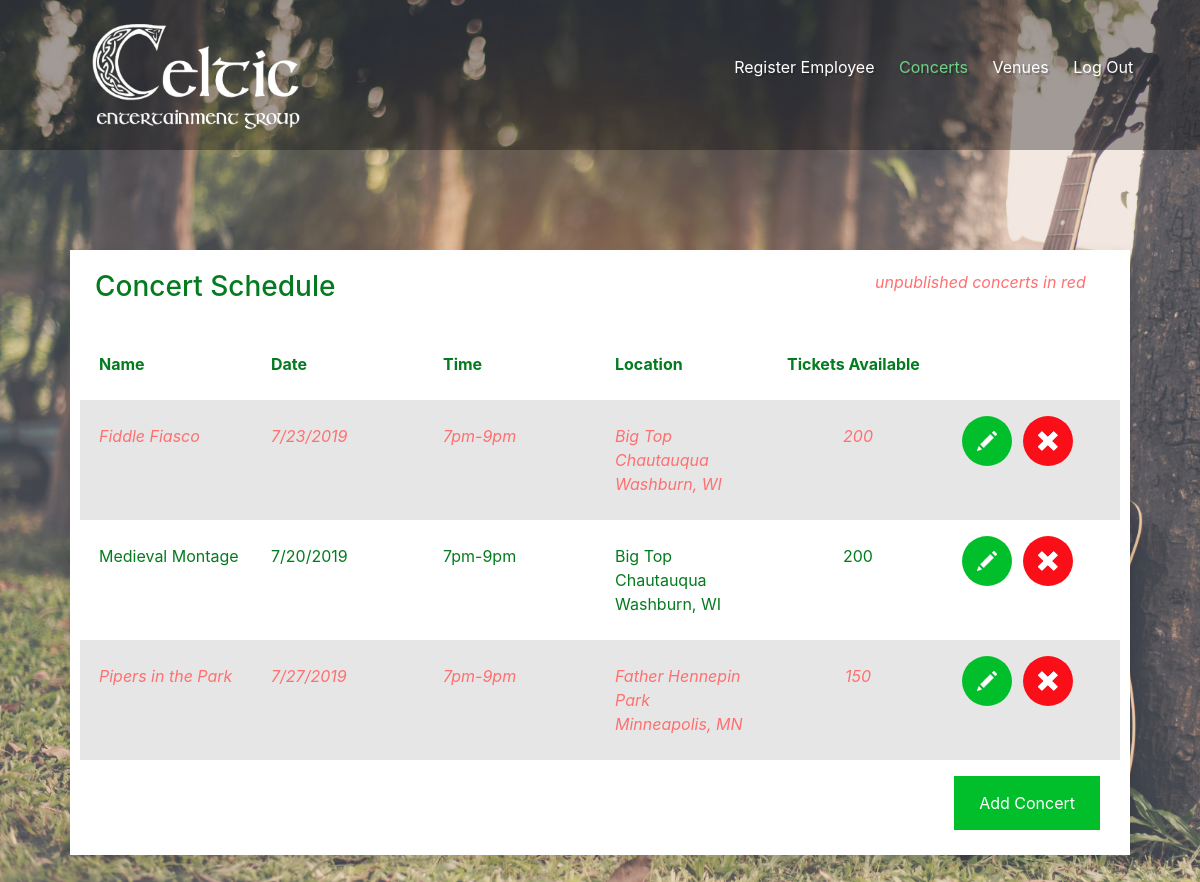
The app's page /concerts.php (signed in) with its own data.
### tables this page shows
CREATE TABLE `Concert` (
  `ConcertID` int(11) NOT NULL,
  `Concert_name` varchar(25) NOT NULL,
  `Description` varchar(150) NOT NULL,
  `Published` tinyint(1) NOT NULL
);

CREATE TABLE `Schedule` (
  `ScheduleID` int(11) NOT NULL,
  `ConcertID` int(11) NOT NULL,
  `VenueID` int(11) NOT NULL,
  `Date` date NOT NULL,
  `Time` varchar(25) NOT NULL
);

CREATE TABLE `Venue` (
  `VenueID` int(11) NOT NULL,
  `Venue_name` varchar(25) NOT NULL,
  `Address` varchar(50) NOT NULL,
  `City` varchar(25) NOT NULL,
  `State` varchar(5) NOT NULL,
  `Zip` int(11) NOT NULL,
  `Description` varchar(150) NOT NULL,
  `Max_attendees` int(11) NOT NULL
);

### functions.inc.php (called while the page is built)
<?php
function getCurrentPage() {
  return $_SERVER['SCRIPT_NAME'];
}
function isPage($page) {
  if (strpos(getCurrentPage(), $page) !== false) {
    return true;
  }
}
?>

### concerts.php (the view, shortened to what this page needs)
<html>
  <head>
    <link rel="stylesheet" href="css/bootstrap.min.css">
    <link rel="stylesheet" href="css/style.css">
  </head>
  <body>
    <?php include 'header.inc.php'; ?>
    <?php
    require_once('config.php');
    ?>
    <main>
      <div class="container">
        <div class="col-md-12">
          <div class="tile shadow CEG-table">
            <div class="row">
              <div class="col-md-9 mb-3">
                <h3 class="green">Concert Schedule</h3>
              </div>
              <div class="col-md-3 mb-3 unpublished">
                <?php if ($isAdmin || $isEmployee) { ?> unpublished concerts in red <?php } ?>
              </div>
            </div>
            <div class="row px-1">
              <div class="col-md-2 my-2 py-3 font-weight-bold green">Name</div>
              <div class="col-md-2 my-2 py-3 font-weight-bold green">Date</div>
              <div class="col-md-2 my-2 py-3 font-weight-bold green">Time</div>
              <div class="col-md-2 my-2 py-3 font-weight-bold green">Location</div>
              <div class="col-md-4 my-2 py-3 font-weight-bold green">Tickets Available</div>
            </div>
            <?php
            $query = "SELECT * FROM Concert";
            $concerts = mysqli_query($link, $query);
            $index = 0;
            if ($concerts) {
              while ($row = mysqli_fetch_array($concerts)) {
                 ?>
                <?php if (($row['Published']) || $isAdmin || $isEmployee) { ?>
                <div class="row px-1
                  <?php
                    if ($index%2 == 0) { echo "gray-background "; }
                    if (!$row['Published']) { echo "unpublished"; } else { echo "green"; } ?>">
                  <div class="col-md-2 my-2 py-3"><?php echo $row['Concert_name']; ?></div>
                  <?php
                    $concertID = $row['ConcertID'];
                    $query = "SELECT VenueID, Date, Time FROM Schedule WHERE ConcertID = ".$concertID;
                    $schedule = mysqli_fetch_array(mysqli_query($link, $query));
                    $date = date('n/j/Y', strtotime($schedule['Date']));
                    $venueID = $schedule['VenueID'];
                    $query = "SELECT Venue_name, City, State, Max_attendees FROM Venue WHERE VenueID = ".$venueID;
                    $venue = mysqli_fetch_array(mysqli_query($link, $query));
                  ?>
                  <div class="col-md-2 my-2 py-3"><?php echo $date; ?></div>
                  <div class="col-md-2 my-2 py-3"><?php echo $schedule['Time']; ?></div>
                  <div class="col-md-2 my-2 py-3">
                    <?php
                      echo $venue['Venue_name']."<br>";
                      echo $venue['City'].", ";
                      echo $venue['State'];
                    ?>
                  </div>
                  <div class="col-md-2 my-2 py-3 text-center"><?php echo $venue['Max_attendees']; ?></div>
                  <?php if ($isAdmin) { ?>
                    <div class="col-md-2 my-2">
                      <form action="add-concert.php?edit=<?php echo $concertID; ?>" method="post">
                        <button class="circle-button mt-2"><img src="images/edit-icon.png" /></button>
                        <button type="submit" name="delete" class="circle-button mt-2 delete-button"
                                formaction="<?php echo "concerts.php?delete=".$concertID; ?>" formmethod="post">
                          <img src="images/remove-icon.png" />
                        </button>
                      </form>
                    </div>
                  <?php } elseif (isset($_SESSION['id'])) { ?>
                    <div class="col-md-2 my-2"><button>Buy Tickets</button></div>
                  <?php } else { ?>
                    <div class="col-md-2 my-2 text-center pt-3">
                      <a class="green font-italic" href="register.php">Register to Buy Tickets</a>
                    </div>
                  <?php } ?>
                </div>
              <?php }
                $index++;
              }
            }
            if ($isAdmin) { ?>
              <div class="text-right">
                <a class="button mt-3" href="add-concert.php">Add Concert</a>
              </div>
            <?php } ?>
          </div>
        </div>
      </div>
    </main>
  </body>
</html>

### header.inc.php (shortened to what this page needs)
<?php include 'functions.inc.php'; ?>
<?php
$isAdmin = false;
if ((isset($_SESSION['isAdmin'])) && ($_SESSION['isAdmin']) == true) {
  $isAdmin = true;
}
?>
<header class="overlay">
  <a href="index.php">
    <img src="images/CEG-logo.png" alt="Celtic Entertainment Group">
  </a>
  <ul class="list-unstyled">
    <?php if ($isAdmin) { ?>
      <li><a href="register.php" <?php if (isPage('register')) { ?> class="active" <?php } ?> >Register Employee</a></li>
    <?php } ?>
    <li><a href="concerts.php" <?php if (isPage('concerts')) { ?> class="active" <?php } ?> >Concerts</a></li>
    <li><a href="venues.php" <?php if (isPage('venues')) { ?> class="active" <?php } ?> >Venues</a></li>
    <li>
    <?php
    if (isset($_SESSION['id'])) { ?>
      <a href="logout.php">Log Out</a>
    <?php } else { ?>
      <a href="login.php" <?php if ((isPage('login') || isPage('register'))) { ?> class="active" <?php } ?> >
        Log In/Register
      </a>
    <?php } ?>
    </li>
  </ul>
</header>

### css/style.css (style rules this page uses)
body { background-image: url("../images/CEG-background.jpg"); background-size: cover; color: #fff; padding-bottom: 50px; text-shadow: 2px 2px #00000033; }
a { color: #6fd185; text-decoration: none; }
button, input[type="submit"], .button { background-color: #00bf2a; border: none; color: #fff; cursor: pointer; font-size: 16px; outline: none; padding: 15px 25px; text-align: center; text-decoration: none; }
.button { display: inline-block; margin: 5px; }
.circle-button { border-radius: 30px; margin: 5px 3px; padding: 15px; }
.circle-button img { height: 20px; width: 20px; }
.delete-button { background-color: #fa0f18; }
.tile { background-color: #fff; color: #a2a2a2; margin: 10px; padding: 20px 25px; text-shadow: none; }
.overlay { background-color: #00000055; color: #fff; text-shadow: 2px 2px #00000033; }
header { align-items: center; display: flex; height: 150px; justify-content: center; }
header img { height: 150px; margin: 20px; }
header ul { flex-basis: 800px; text-align: right; }
header ul li { display: inline-block; margin: 10px; }
header ul li a { color: #fff; }
header ul li a.active, header ul li a:hover { color: #6fd185; }
main { margin-top: 100px; }
.green { color: #047b1e; }
.unpublished { color: #ff7070; font-style: italic; }
.gray-background { background-color: #e6e6e6; }

### records on screen
concert: Concert_name "Fiddle Fiasco", schedule.Date "7/23/2019", schedule.Time "7pm-9pm", venue.Venue_name "Big Top Chautauqua", venue.City "Washburn", venue.State "WI", venue.Max_attendees "200"
concert: Concert_name "Medieval Montage", schedule.Date "7/20/2019", schedule.Time "7pm-9pm", venue.Venue_name "Big Top Chautauqua", venue.City "Washburn", venue.State "WI", venue.Max_attendees "200"
concert: Concert_name "Pipers in the Park", schedule.Date "7/27/2019", schedule.Time "7pm-9pm", venue.Venue_name "Father Hennepin Park", venue.City "Minneapolis", venue.State "MN", venue.Max_attendees "150"
